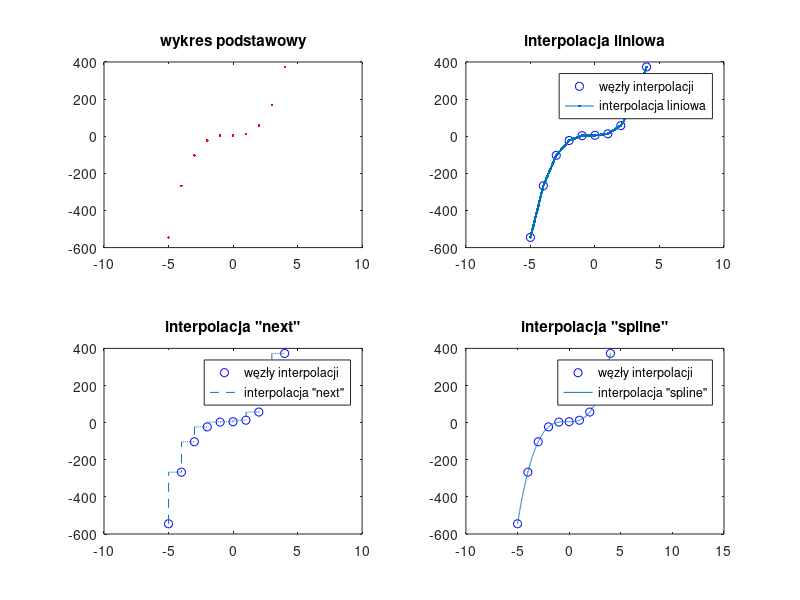

Write the MATLAB code that produced this figure.
%Dla 10 punktów

clear; clc;

x=-5:1:4;
y=5*x.^3+3*x.^2+5;
xq=[-5:0.01:4];

%Interpolacje

w1=interp1(x,y,xq,'linear');
w2=interp1(x,y,xq,'next');
w3=interp1(x,y,xq,'spline');

%Tworzenie wykresów

figure(1)
subplot(2,2,1)
plot(x,y,'r.');
title('wykres podstawowy')
xlim([-10,10]);

subplot(2,2,2)
ylabel('y')
xlabel('x')
plot(x,y,'bo',xq,w1,'.-')
title('interpolacja liniowa')
legend('węzły interpolacji','interpolacja liniowa','location','Northeast')
xlim([-10,10]);


subplot(2,2,3)
ylabel('y')
xlabel('x')
plot(x,y,'bo',xq,w2,'--')
title('interpolacja "next"')
legend('węzły interpolacji','interpolacja "next"','location','Northeast')
xlim([-10,10]);

subplot(2,2,4)
ylabel('y')
xlabel('x')
plot(x,y,'bo',xq,w3,'-')
title('interpolacja "spline"')
legend('węzły interpolacji','interpolacja "spline"','location','Northeast')
xlim([-10,15]);